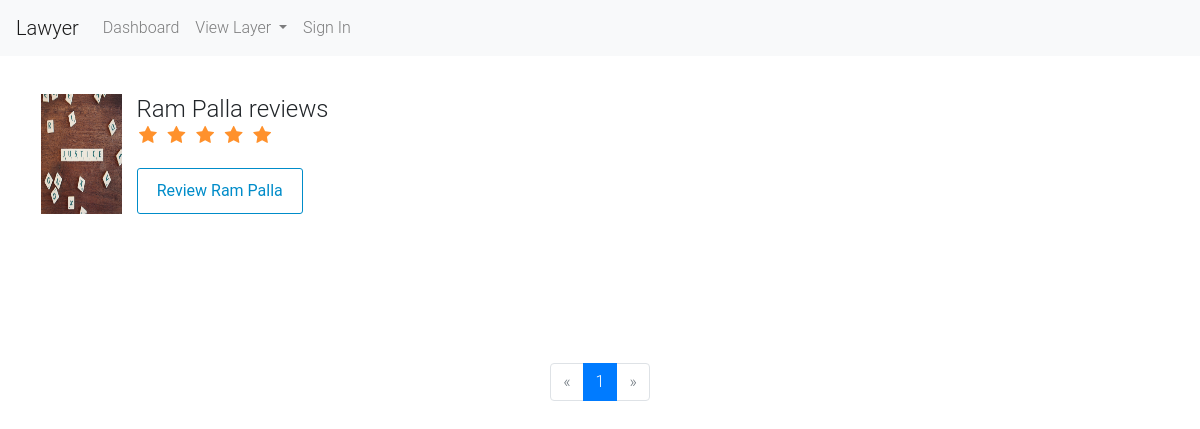
The app's page /viewall_review_lawyer/3, older data.
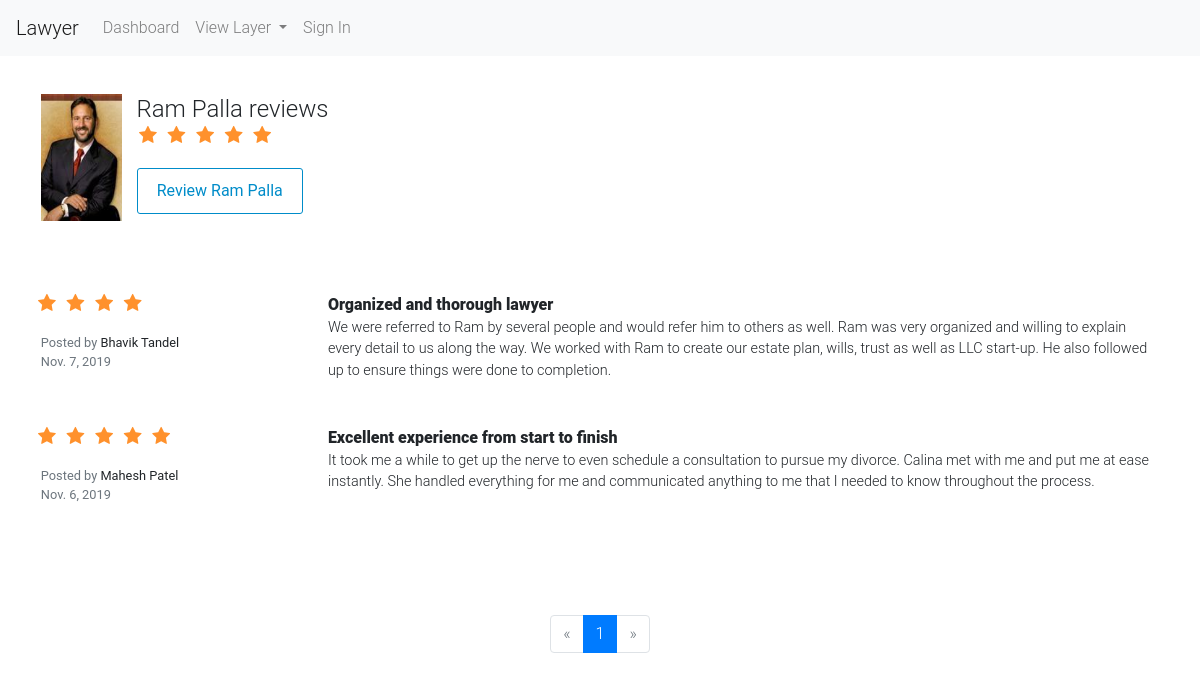
The same page, newer data.
### lawyer/models.py (models this page shows, shortened)
class Lawyer(models.Model):
    YEAR = (
        ('2019', '2019'),
        ('2018', '2018'),
        ('2017', '2017'),
        ('2016', '2016'),
        ('2015', '2015'),
        ('2014', '2014'),
        ('2013', '2013'),
        ('2012', '2012'),
        ('2011', '2011'),
        ('2010', '2010'),
        ('2009', '2009'),
        ('2008', '2008'),
        ('2007', '2007'),
        ('2006', '2006'),
        ('2005', '2005'),
        ('2004', '2004'),
        ('2003', '2003'),
        ('2002', '2002'),
        ('2001', '2001'),
        ('2000', '2000'),
    )
    user = models.OneToOneField(User,on_delete=models.CASCADE)
    address1 = models.CharField(max_length=400,blank=False,null=False,validators=[
        RegexValidator(regex='(^[A-Za-z0-9]+|,| |/|[A-Za-z]+)+[A-Za-z0-9]+|,| |$',message='Enter Valid Address1')
    ])
    address2 = models.CharField(max_length=400,blank=False,null=False,validators=[
        RegexValidator(regex='(^[A-Za-z0-9]+|,| |/|[A-Za-z]+)+[A-Za-z0-9]+|,| |$',message='Enter Valid Address2')
    ])
    city = models.CharField(max_length=128,blank=False,null=False,validators=[
        RegexValidator(regex='[A-Za-z]{2}[a-z]+$',message='City should only contain letters and mustcontains atleast 2 chracters..')
    ])
    state = models.ForeignKey(State,on_delete=models.CASCADE,null=False,blank=False)
    zipcode = models.CharField(max_length=128,blank=False,null=False,validators=[
        RegexValidator(regex='^[0-9]{6}$',message='Enter Valid Zipcode')
    ])
    phone_number = models.CharField(max_length=128,blank=False,null=False,validators=[
        RegexValidator(regex='^[6|7|8|9]+[0-9]{9}$',message='Enter 10 digit number')
    ])
    license_in = models.ForeignKey(State,on_delete=models.CASCADE,blank=False,null=False,related_name='license_id')
    license_id = models.CharField(max_length=128,blank=False,null=False,validators=[
        RegexValidator(regex='^[A-Za-z0-9]*$',message='Enter Valid License Id')
    ])
    year_admitted = models.CharField(choices=YEAR,max_length=128,blank=False,null=False,)
    profile_image = models.ImageField(upload_to='profile_images',blank=False,null=False,)

class Review_Lawyer(models.Model):
    lawyer_id = models.ForeignKey(Lawyer,on_delete=models.CASCADE, blank=False, null=False)
    user = models.ForeignKey(User,on_delete=models.CASCADE, blank=False, null=False)
    title = models.CharField(max_length=228, blank=False, null=False)
    review = models.CharField(max_length=5000, blank=False, null=False)
    rating = models.IntegerField(blank=False)
    date = models.DateField(blank=False, null=False,auto_now_add=True)
    class Meta:
        verbose_name_plural = 'Review Lawyer'

### lawyer/views.py (the view)
# urls.py: path('viewall_review_lawyer/<lid>',views.viewall_review_lawyer,name='viewall_review_lawyer'),
def viewall_review_lawyer(request,lid):
    lawyer = Lawyer.objects.get(user_id=lid)
    review_lawyer = Review_Lawyer.objects.filter(lawyer_id__user_id=lid).order_by('-id')
    page = request.GET.get('page', 1)
    paginator = Paginator(review_lawyer, 3)
    try:
        review_lawyer = paginator.page(page)
    except PageNotAnInteger:
        review_lawyer = paginator.page(1)
    except EmptyPage:
        review_lawyer = paginator.page(paginator.num_pages)
    return render(request,'client/viewall_review_lawyer.html',{'lawyer':lawyer,'review_lawyer':review_lawyer})

### templates/client/viewall_review_lawyer.html (shortened to what this page needs)
 {% extends 'client/base.html' %} {% block body_block %}
<div class="container u-vertical-padding-1">
    <div class="row">
        <div class="col-xs-4 col-xs-offset-4 col-sm-1 col-sm-offset-0 remove-right-gutter">
            <div class="text-right text-center-xs"><img class="img-responsive u-bg-cool-gray" style="width: 112px;" src="{{ MEDIA_URL }}/{{ lawyer.profile_image }}">
            </div>
        </div>
        <div class="col-xs-12 col-sm-11 text-center-xs">
            <h1 class="u-vertical-margin-0 name-review">{{lawyer.user.first_name}} {{lawyer.user.last_name}} reviews</h1>
            <p class="h2 u-vertical-margin-0 rating-stars">
                 <div class='rating-stars'  style='margin-left:-4%;'>
            <ul id='stars'>
                <li class='star' title='Poor' data-value='1' value='Poor'>
                    <i class='fa fa-star fa-fw'></i>
                </li>
                <li class='star' title='Fair' data-value='2'>
                    <i class='fa fa-star fa-fw'></i>
                </li>
                <li class='star' title='Good' data-value='3'>
                    <i class='fa fa-star fa-fw'></i>
                </li>
                <li class='star' title='Excellent' data-value='4'>
                    <i class='fa fa-star fa-fw'></i>
                </li>
                <li class='star' title='WOW!!!' data-value='5'>
                    <i class='fa fa-star fa-fw'></i>
                </li>
            </ul>
        </div>
            </p>
            <div class="u-spacer-half"></div><a rel="nofollow" class="btn-review btn-outline-review" style='text-decoration: none;' href="{% url "review_lawyer" lawyer.user.id %}">Review {{lawyer.user.first_name}} {{lawyer.user.last_name}}</a></div>
    </div>
</div>
<div class='container'>
 {% for r in review_lawyer %}
    <div class="row" style='margin-top:3%;'>
        <div class="col-xs-12 col-md-3">
            <div class='rating-stars' style='margin-left:-18%;'>
                <ul>
                    {% for i in "x"|rjust:r.rating %}
                    <li class='star'>
                        <i class='star fa fa-star fa-fw'></i>
                    </li>
                    {% endfor %}
                </ul>
            </div>
            <small>
                <span class="text-muted" style='padding-top:-5px;'>Posted by</span> {{r.user}} {{r.user.last_name}}
                <br class="hidden-xs">
                <span class="text-muted"><time datetime="2019-09-02T22:58:43Z" data-local="time" data-format="%B %e, %Y" title="September 3, 2019 at 4:28am IST" data-localized="true">{{r.date}}</time>
                </span>
            </small>
        </div>
        <div class="col-xs-12 col-md-9 pull-right">
        <h3 class="u-vertical-margin-0 all_review_name" itemprop="headline"><b>{{r.title}}</b></h3>
           <p class='lawyer_review_list'>{{r.review}}</p>
        </div>
    </div>
         {% endfor %}
</div>
<div class='container paginator-margin-top text-xs-center'>
    <nav>
        <div id='pagination_change'>
            <ul class="pagination">
                {% if review_lawyer.has_previous %}
                <li class="page-item"><a class="page-link" href="?page={{ review_lawyer.previous_page_number }}">&laquo;</a></li>
                {% else %}
                <li class="page-item disabled"><span class="page-link">&laquo;</span></li>
                {% endif %} {% for i in review_lawyer.paginator.page_range %} {% if review_lawyer.number == i %}
                <li class="page-item active"><span class="page-link">{{ i }} <span class="sr-only">(current)</span></span>
                </li>
                {% else %}
                <li class="page-item"><a class="page-link" href="?page={{ i }}">{{ i }}</a></li>
                {% endif %} {% endfor %} {% if data.has_next %}
                <li class="page-item"><a class="page-link" href="?page={{ review_lawyer.next_page_number }}">&raquo;</a></li>
                {% else %}
                <li class="page-item disabled"><span class="page-link">&raquo;</span></li>
                {% endif %}
            </ul>
        </div>
    </nav>
</div>
{% endblock %}

Row changes from the older to the newer data that the page shows:
changed Lawyer "Ram": profile_image: a different picture
added Review_Lawyer: rating 4 (drawn), user "Bhavik", user.last_name "Tandel", date "Nov. 7, 2019", title "Organized and thorough lawyer", review "We were referred to Ram by several people and would refer him to others as well. Ram was very organized and willing to explain every detail to us along the way. We worked with Ram to create our estate plan, wills, trust as well as LLC start-up. He also followed up to ensure things were done to completion."
now on this page (row edited): Review_Lawyer: rating 5 (drawn), user "Mahesh", user.last_name "Patel", date "Nov. 6, 2019", title "Excellent experience from start to finish", review "It took me a while to get up the nerve to even schedule a consultation to pursue my divorce. Calina met with me and put me at ease instantly. She handled everything for me and communicated anything to me that I needed to know throughout the process."
